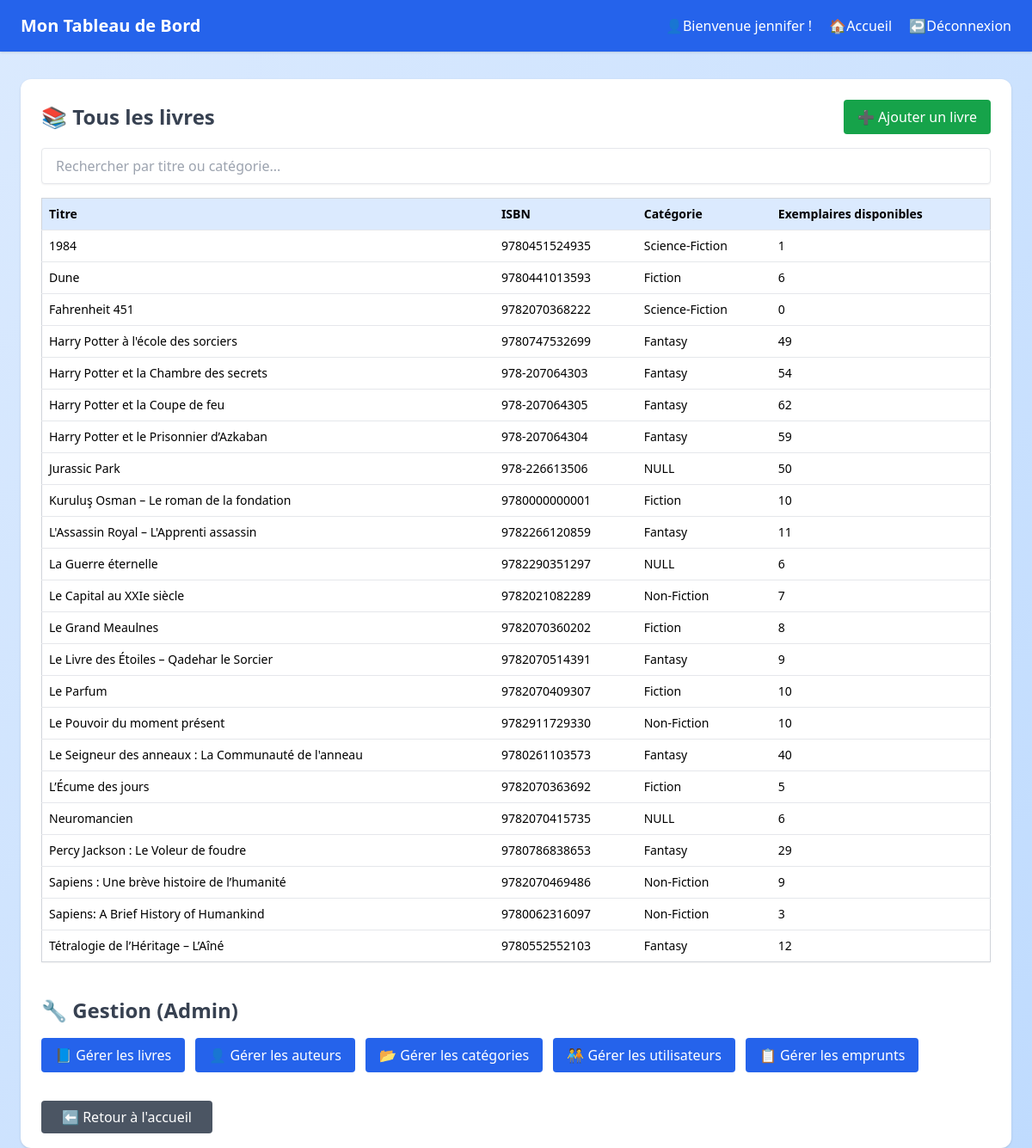
Page /dashboard.php (signed in) on the earlier database version.
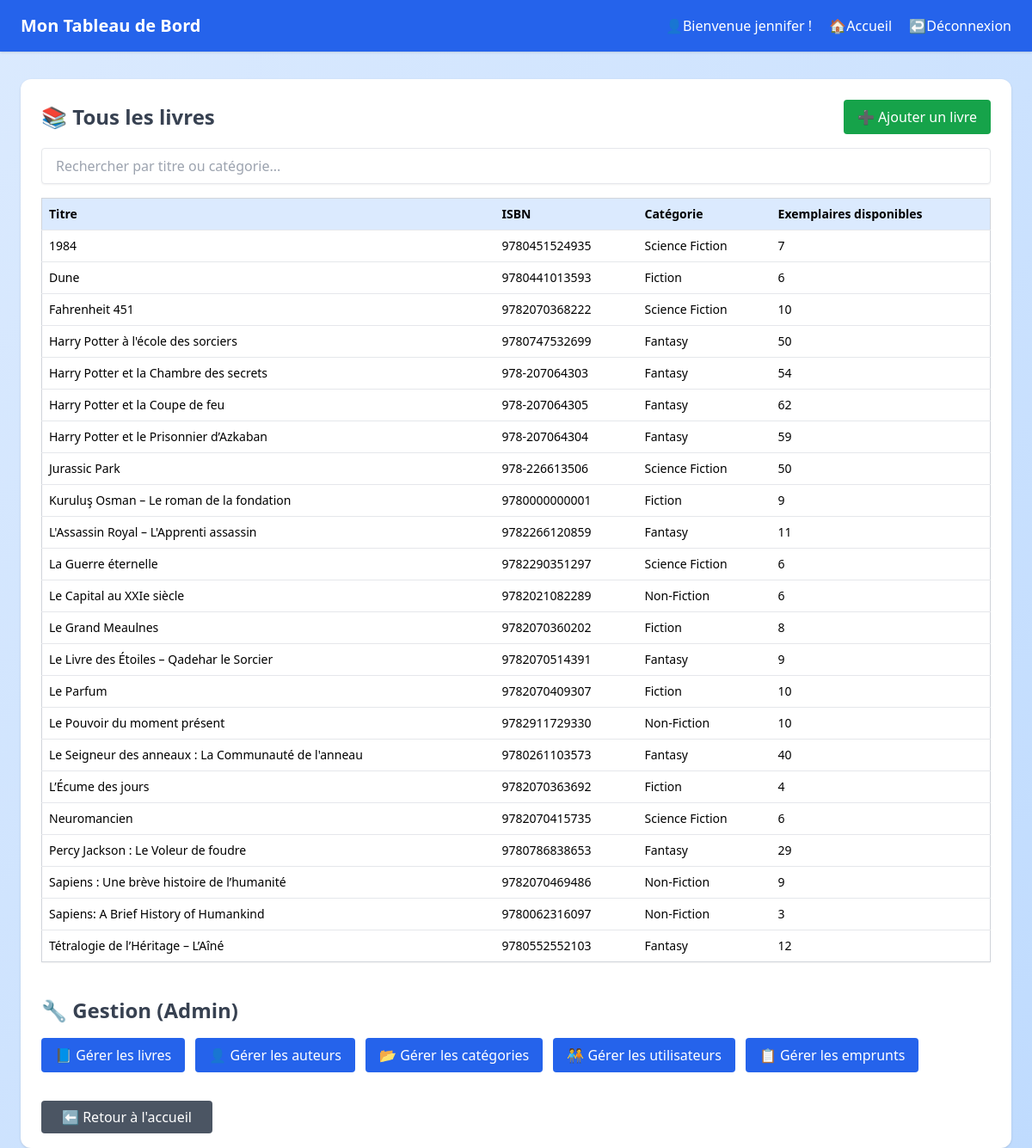
Same page on the later database version.
### tables this page shows
CREATE TABLE IF NOT EXISTS `livres` (
  `id` int NOT NULL AUTO_INCREMENT,
  `titre` varchar(255) NOT NULL,
  `isbn` varchar(13) NOT NULL,
  `annee_publication` year NOT NULL,
  `resume` text,
  `nombre_exemplaires_total` int NOT NULL,
  `nombre_exemplaires_disponibles` int NOT NULL,
  `auteur_id` int DEFAULT NULL,
  `categorie_id` int DEFAULT NULL,
  `utilisateur_id` int DEFAULT NULL,
  `nombre_exemplaires` int NOT NULL DEFAULT '0',
  `description` text,
  PRIMARY KEY (`id`),
  UNIQUE KEY `isbn` (`isbn`),
  KEY `fk_auteur` (`auteur_id`),
  KEY `fk_categorie` (`categorie_id`),
  KEY `fk_utilisateur` (`utilisateur_id`)
);

CREATE TABLE IF NOT EXISTS `categories` (
  `id` int NOT NULL AUTO_INCREMENT,
  `nom_categorie` varchar(100) DEFAULT NULL,
  PRIMARY KEY (`id`),
  UNIQUE KEY `nom_categorie` (`nom_categorie`)
);

### dashboard.php (the view, shortened to what this page needs)
<?php
require_once 'includes/config.php';
$user_role = $_SESSION['role'];
try {
    $livres = [];
    if ($user_role === 'admin') {
        $stmt_livres = $pdo->query("
            SELECT l.titre, l.isbn, l.nombre_exemplaires_disponibles, c.nom_categorie
            FROM livres l
            LEFT JOIN categories c ON l.categorie_id = c.id
            ORDER BY l.titre
        ");
        $livres = $stmt_livres->fetchAll();
    }
} catch (PDOException $e) {
    die("Erreur : " . $e->getMessage());
}
?>
<!DOCTYPE html>
<html lang="fr">
<head>
    <script src="https://cdn.tailwindcss.com"></script>
</head>
<body class="bg-gradient-to-br from-blue-100 to-blue-200 min-h-screen">
<header class="bg-blue-600 text-white px-6 py-4 flex justify-between items-center shadow">
    <h1 class="text-xl font-semibold">Mon Tableau de Bord</h1>
    <nav class="space-x-4">
        <span class="font-medium">👤Bienvenue <?= htmlspecialchars($_SESSION['nom_complet'] ?? $_SESSION['nom_utilisateur']) ?> !</span>
        <a href="index.php" class="hover:underline font-medium">🏠Accueil</a>
        <a href="logout.php" class="hover:underline font-medium">↩️Déconnexion</a>
    </nav>
</header>
<main class="max-w-6xl mx-auto mt-8 p-6 bg-white rounded-xl shadow">
    <?php if ($user_role === 'admin'): ?>
        <div>
            <div class="flex justify-between items-center mb-4">
                <h2 class="text-2xl font-bold text-gray-700">📚 Tous les livres</h2>
                <a href="books/add.php" class="bg-green-600 text-white px-4 py-2 rounded hover:bg-green-700 transition">➕ Ajouter un livre</a>
            </div>
            <input type="text" id="searchAdmin" placeholder="Rechercher par titre ou catégorie..." class="mb-4 w-full px-4 py-2 border rounded shadow-sm focus:outline-none focus:ring-2 focus:ring-blue-400">
            <?php if (empty($livres)): ?>
                <p class="text-gray-600">Aucun livre enregistré.</p>
            <?php else: ?>
                <table id="adminTable" class="w-full text-left border border-gray-300 text-sm shadow-sm">
                    <thead class="bg-blue-100">
                        <tr>
                            <th class="p-2">Titre</th>
                            <th class="p-2">ISBN</th>
                            <th class="p-2">Catégorie</th>
                            <th class="p-2">Exemplaires disponibles</th>
                        </tr>
                    </thead>
                    <tbody>
                        <?php foreach ($livres as $livre): ?>
                            <tr class="border-t">
                                <td class="p-2"><?= htmlspecialchars($livre['titre']) ?></td>
                                <td class="p-2"><?= htmlspecialchars($livre['isbn']) ?></td>
                                <td class="p-2"><?= htmlspecialchars($livre['nom_categorie'] ?? 'NULL') ?></td>
                                <td class="p-2"><?= $livre['nombre_exemplaires_disponibles'] ?></td>
                            </tr>
                        <?php endforeach; ?>
                    </tbody>
                </table>
            <?php endif; ?>
        </div>
        <div class="mt-10">
            <h2 class="text-2xl font-bold text-gray-700 mb-4">🔧 Gestion (Admin)</h2>
            <div class="flex flex-wrap gap-3">
                <a href="gerer_livres.php" class="bg-blue-600 text-white px-4 py-2 rounded hover:bg-blue-700">📘 Gérer les livres</a>
                <a href="gerer_auteurs.php" class="bg-blue-600 text-white px-4 py-2 rounded hover:bg-blue-700">👤 Gérer les auteurs</a>
                <a href="gerer_categories.php" class="bg-blue-600 text-white px-4 py-2 rounded hover:bg-blue-700">📂 Gérer les catégories</a>
                <a href="gerer_utilisateurs.php" class="bg-blue-600 text-white px-4 py-2 rounded hover:bg-blue-700">🧑‍🤝‍🧑 Gérer les utilisateurs</a>
                <a href="borrows/manage.php" class="bg-blue-600 text-white px-4 py-2 rounded hover:bg-blue-700">📋 Gérer les emprunts</a>
            </div>
        </div>
    <?php endif; ?>
    <div class="mt-10">
        <a href="index.php" class="bg-gray-600 text-white px-6 py-2 rounded hover:bg-gray-700 transition">⬅️ Retour à l'accueil</a>
    </div>
</main>
</body>
</html>

Differences in the rows shown:
changed livres (number 1 of 23 on the later page): categorie.nom_categorie "Science-Fiction" → "Science Fiction"; nombre_exemplaires_disponibles "1" → "7"
changed livres "Fahrenheit 451": categorie.nom_categorie "Science-Fiction" → "Science Fiction"; nombre_exemplaires_disponibles "0" → "10"
changed livres "Harry Potter à l'école des sorciers": nombre_exemplaires_disponibles "49" → "50"
changed livres "Jurassic Park": categorie.nom_categorie "NULL" → "Science Fiction"
changed livres "Kuruluş Osman – Le roman de la fondation": nombre_exemplaires_disponibles "10" → "9"
changed livres "La Guerre éternelle": categorie.nom_categorie "NULL" → "Science Fiction"
changed livres "Le Capital au XXIe siècle": nombre_exemplaires_disponibles "7" → "6"
changed livres "L’Écume des jours": nombre_exemplaires_disponibles "5" → "4"
changed livres "Neuromancien": categorie.nom_categorie "NULL" → "Science Fiction"
